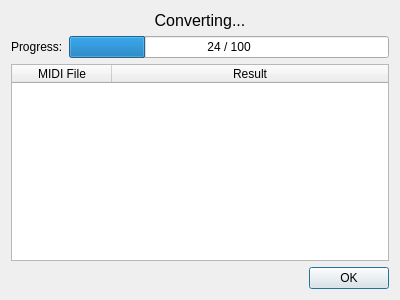
<?xml version="1.0" encoding="UTF-8"?>
<ui version="4.0">
 <class>MultiConvertingDialog</class>
 <widget class="QWidget" name="MultiConvertingDialog">
  <property name="geometry">
   <rect>
    <x>0</x>
    <y>0</y>
    <width>400</width>
    <height>300</height>
   </rect>
  </property>
  <property name="windowTitle">
   <string>Form</string>
  </property>
  <layout class="QVBoxLayout" name="verticalLayout">
   <item>
    <widget class="QLabel" name="stateLabel">
     <property name="font">
      <font>
       <pointsize>12</pointsize>
      </font>
     </property>
     <property name="text">
      <string>Converting...</string>
     </property>
     <property name="alignment">
      <set>Qt::AlignCenter</set>
     </property>
    </widget>
   </item>
   <item>
    <layout class="QFormLayout" name="formLayout">
     <item row="0" column="0">
      <widget class="QLabel" name="label">
       <property name="text">
        <string>Progress:</string>
       </property>
      </widget>
     </item>
     <item row="0" column="1">
      <widget class="QProgressBar" name="progressBar">
       <property name="value">
        <number>24</number>
       </property>
       <property name="format">
        <string>%v / %m</string>
       </property>
      </widget>
     </item>
    </layout>
   </item>
   <item>
    <widget class="QTableWidget" name="progressDetailTable">
     <property name="editTriggers">
      <set>QAbstractItemView::NoEditTriggers</set>
     </property>
     <attribute name="horizontalHeaderStretchLastSection">
      <bool>true</bool>
     </attribute>
     <column>
      <property name="text">
       <string>MIDI File</string>
      </property>
     </column>
     <column>
      <property name="text">
       <string>Result</string>
      </property>
     </column>
    </widget>
   </item>
   <item>
    <widget class="QDialogButtonBox" name="buttonBox">
     <property name="standardButtons">
      <set>QDialogButtonBox::Ok</set>
     </property>
    </widget>
   </item>
  </layout>
 </widget>
 <resources/>
 <connections/>
</ui>
